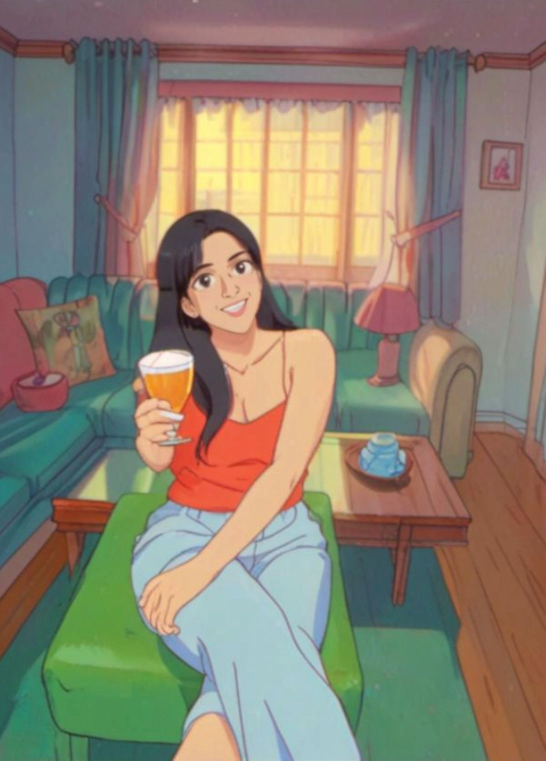
#> input picture fotos/1016031146.jpg, 1091 x 1521 px (shown at 1/2 size)
$ python -i procesador_fotos.py   (imports and definitions only)
#> lines starting #> are read from the running program, lines starting #| are printed output that depends on the picture; after the words box and inside, x2 and y2 are one past the last pixel; in counts of white or black regions, pixels touching at a corner belong together
from PIL import Image, ImageFilter, ImageEnhance, ImageDraw
import numpy as np
import os
import cv2

# [49 lines left out: functions procesar_foto_carnet, detectar_fondo_blanco, not called in this run]

def eliminar_solo_fondo(imagen):
    """Elimina SOLO el fondo, preserva TODO lo demás"""
    try:
        from rembg import remove
        import io

        print("    Procesando...")

        # Convertir imagen a bytes
        buffer = io.BytesIO()
        imagen.save(buffer, format='PNG')
        buffer.seek(0)

        # rembg SIN alpha matting - más preciso, conserva TODO
        output_bytes = remove(buffer.read())

        # Convertir resultado
        resultado = Image.open(io.BytesIO(output_bytes))

        if resultado.mode == 'RGBA':
            # Crear fondo blanco
            blanco = Image.new('RGB', resultado.size, (255, 255, 255))

            # Usar el canal alpha tal cual lo da rembg
            # NO modificar - rembg ya detectó correctamente la persona
            alpha = resultado.split()[3]

            # Pegar sobre fondo blanco
            blanco.paste(resultado, (0, 0), alpha)

            print("    Fondo eliminado (persona intacta)")
            return blanco
        else:
            return resultado.convert('RGB')

    except ImportError:
        print("    rembg no instalado")
        return eliminar_fondo_simple(imagen)
    except Exception as e:
        print(f"    Error: {e}")
        return eliminar_fondo_simple(imagen)

def eliminar_fondo_simple(imagen):
    """Método alternativo simple"""
    try:
        img_array = np.array(imagen)
        img_bgr = cv2.cvtColor(img_array, cv2.COLOR_RGB2BGR)
#> img_bgr is the input picture: shape (1521, 1091, 3); mean B, G, R 112.6, 129.5, 139.6

        h, w = img_bgr.shape[:2]
#> h = 1521; w = 1091

        # Detectar color del fondo
        b = 40
        muestras = []
        muestras.extend(img_bgr[0:b, :].reshape(-1, 3))
        muestras.extend(img_bgr[h-b:h, :].reshape(-1, 3))
        muestras.extend(img_bgr[:, 0:b].reshape(-1, 3))
        muestras.extend(img_bgr[:, w-b:w].reshape(-1, 3))

        color = np.median(muestras, axis=0).astype(int)
#> color = [106, 101, 129]

        # Crear máscara
        tol = 50
        mask_fondo = cv2.inRange(img_bgr, color - tol, color + tol)
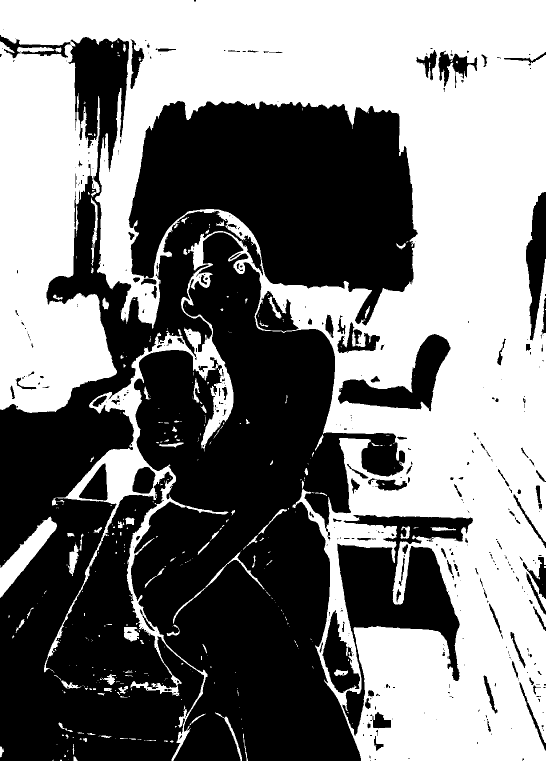
#> mask_fondo: shape (1521, 1091) (shown at 1/2 size); 49.4% white; 394 white regions (295 under 20 px), largest, box (x1, y1, x2, y2) and area: (0, 0, 1091, 1521) 802007, (0, 1033, 114, 1196) 5526, (132, 1088, 158, 1152) 685
        mask_persona = cv2.bitwise_not(mask_fondo)

        # Suavizar solo un poco
        mask_persona = cv2.GaussianBlur(mask_persona, (5, 5), 0)
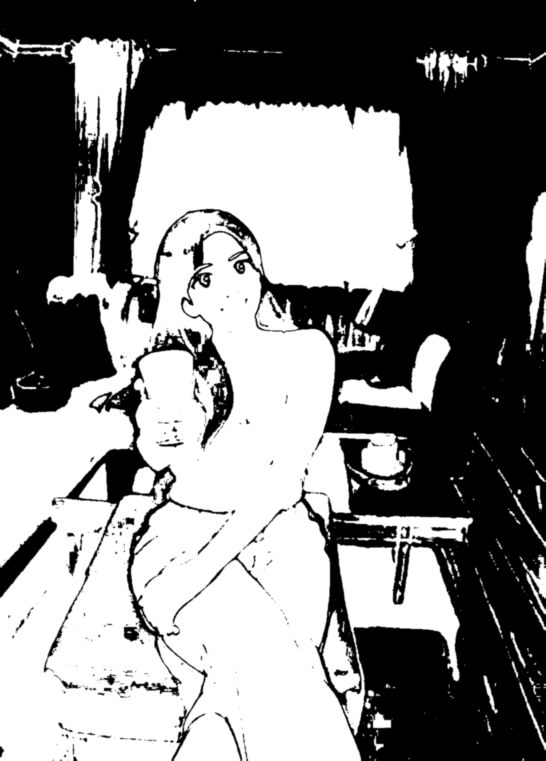
#> mask_persona: shape (1521, 1091) (shown at 1/2 size); min 0, max 255, mean 129

        # Aplicar
        resultado = np.ones_like(img_bgr) * 255
        mask_3d = cv2.cvtColor(mask_persona, cv2.COLOR_GRAY2BGR) / 255.0
        resultado = (img_bgr * mask_3d + resultado * (1 - mask_3d)).astype(np.uint8)
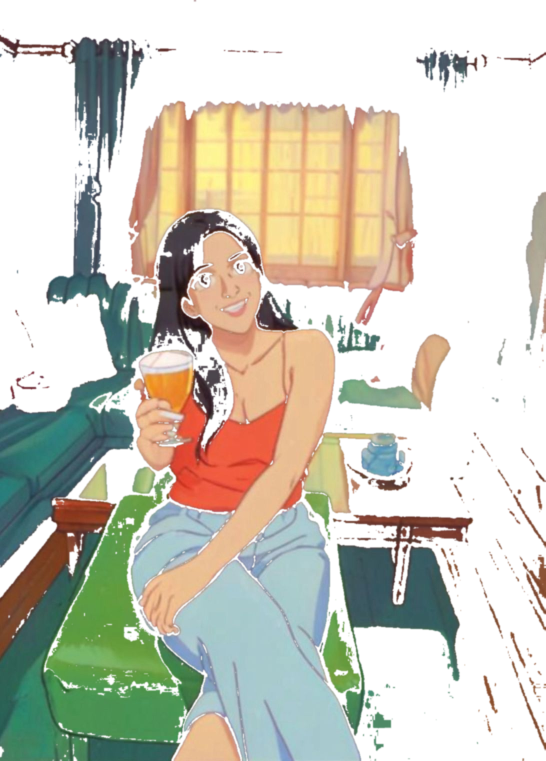
#> resultado: shape (1521, 1091, 3) (shown at 1/2 size); mean B, G, R 187.9, 201.4, 203.4

        return Image.fromarray(cv2.cvtColor(resultado, cv2.COLOR_BGR2RGB))

    except:
        return imagen

# [81 lines left out: functions redimensionar_para_carnet, validar_imagen, verificar_si_foto_existe, procesar_foto_aprendiz, not called in this run]

# [2 lines not run here, left out]

>>> import cv2
>>> picture = cv2.cvtColor(cv2.imread('fotos/1016031146.jpg'), cv2.COLOR_BGR2RGB)
>>> result = eliminar_solo_fondo(picture)

$ run again, on fotos/1016031145.png
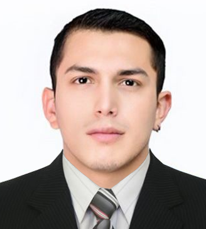
#> input picture fotos/1016031145.png, 206 x 229 px
#> in eliminar_fondo_simple, img_bgr is the input picture: shape (229, 206, 3); mean B, G, R 167.4, 172.8, 186.4
#> color = [253, 251, 250]
#> in eliminar_fondo_simple, `mask_fondo = cv2.inRange(img_bgr, color - tol, color + tol)`:
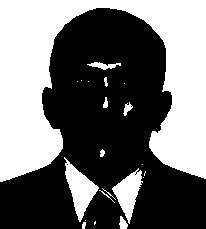
#> mask_fondo: shape (229, 206); 43.7% white; 21 white regions (10 under 20 px), largest, box (x1, y1, x2, y2) and area: (0, 0, 206, 182) 18423, (64, 157, 99, 222) 961, (112, 168, 143, 224) 801
#> in eliminar_fondo_simple, `resultado = (img_bgr * mask_3d + resultado * (1 - mask_3d)).astype(np...`:
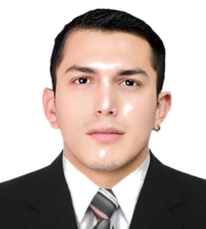
#> resultado: shape (229, 206, 3); mean B, G, R 170.4, 176.4, 190.1
